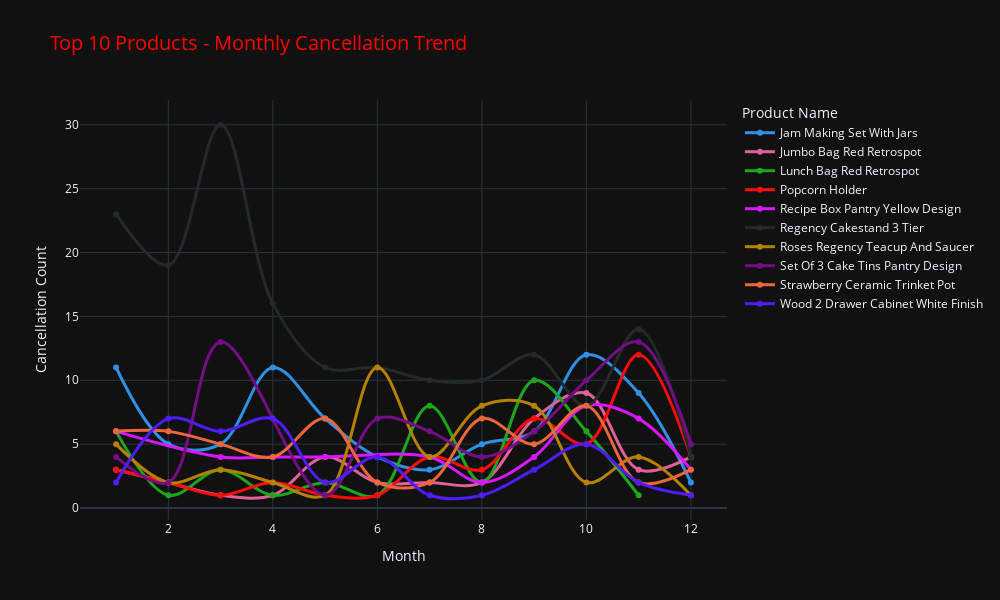

Source (notebook cell):
### Markdown cell above
#### Top 10 Product stock to be stored in warehouse

### Code cell
# Aggregate monthly cancellations by product
cancellation_by_product_monthly = cancellations.groupby(['month', 'ProductName']).size().reset_index(name='CancellationCount')

# Get the top 10 products with the highest total cancellations (alternate to nlargest)
top_10_products = cancellation_by_product_monthly.groupby('ProductName')['CancellationCount'].sum().sort_values(ascending=False).head(10).index

# Filter data for only the top 10 products
top_products_monthly = cancellation_by_product_monthly[cancellation_by_product_monthly['ProductName'].isin(top_10_products)]

# Create a line chart using Plotly to show the trend over months
fig = px.line(
    top_products_monthly,
    x='month',
    y='CancellationCount',
    color='ProductName',
    title="Top 10 Products - Monthly Cancellation Trend",
    labels={'month': 'Month', 'CancellationCount': 'Cancellation Count', 'ProductName': 'Product Name'},
    color_discrete_sequence=px.colors.qualitative.Dark24,  # Dark color theme for better differentiation
    markers=True  # Show markers for each data point
)

# Update layout for better visualization
fig.update_traces(line=dict(width=3, shape='spline'))  # Smooth curve
fig.update_layout(
    xaxis_title="Month",
    yaxis_title="Cancellation Count",
    xaxis_tickangle=0,
    template="plotly_dark",  # Dark theme
    title_font=dict(size=20, color='red'),
    legend_title="Product Name",
    width=1000,
    height=600
)

# Show the plot
fig.show()

### Figure 1 — Plotly figure (JSON) as saved in the notebook; plotly's stock layout.template omitted (floating-point values rounded to 4 significant figures)
{"data": [{"hovertemplate": "Product Name=Jam Making Set With Jars<br>Month=%{x}<br>Cancellation Count=%{y}<extra></extra>", "legendgroup": "Jam Making Set With Jars", "line": {"color": "#2E91E5", "dash": "solid", "shape": "spline", "width": 3}, "marker": {"symbol": "circle"}, "mode": "lines+markers", "name": "Jam Making Set With Jars", "orientation": "v", "showlegend": true, "type": "scatter", "x": [1, 2, 3, 4, 5, 6, 7, 8, 9, 10, 11, 12], "xaxis": "x", "y": [11, 5, 5, 11, 7, 4, 3, 5, 6, 12, 9, 2], "yaxis": "y"}, {"hovertemplate": "Product Name=Jumbo Bag Red Retrospot<br>Month=%{x}<br>Cancellation Count=%{y}<extra></extra>", "legendgroup": "Jumbo Bag Red Retrospot", "line": {"color": "#E15F99", "dash": "solid", "shape": "spline", "width": 3}, "marker": {"symbol": "circle"}, "mode": "lines+markers", "name": "Jumbo Bag Red Retrospot", "orientation": "v", "showlegend": true, "type": "scatter", "x": [1, 2, 3, 4, 5, 6, 7, 8, 9, 10, 11, 12], "xaxis": "x", "y": [3, 2, 1, 1, 4, 2, 2, 2, 7, 9, 3, 4], "yaxis": "y"}, {"hovertemplate": "Product Name=Lunch Bag Red Retrospot<br>Month=%{x}<br>Cancellation Count=%{y}<extra></extra>", "legendgroup": "Lunch Bag Red Retrospot", "line": {"color": "#1CA71C", "dash": "solid", "shape": "spline", "width": 3}, "marker": {"symbol": "circle"}, "mode": "lines+markers", "name": "Lunch Bag Red Retrospot", "orientation": "v", "showlegend": true, "type": "scatter", "x": [1, 2, 3, 4, 5, 6, 7, 8, 9, 10, 11], "xaxis": "x", "y": [6, 1, 3, 1, 2, 1, 8, 2, 10, 6, 1], "yaxis": "y"}, {"hovertemplate": "Product Name=Popcorn Holder<br>Month=%{x}<br>Cancellation Count=%{y}<extra></extra>", "legendgroup": "Popcorn Holder", "line": {"color": "#FB0D0D", "dash": "solid", "shape": "spline", "width": 3}, "marker": {"symbol": "circle"}, "mode": "lines+markers", "name": "Popcorn Holder", "orientation": "v", "showlegend": true, "type": "scatter", "x": [1, 2, 3, 4, 5, 6, 7, 8, 9, 10, 11, 12], "xaxis": "x", "y": [3, 2, 1, 2, 1, 1, 4, 3, 7, 5, 12, 4], "yaxis": "y"}, {"hovertemplate": "Product Name=Recipe Box Pantry Yellow Design<br>Month=%{x}<br>Cancellation Count=%{y}<extra></extra>", "legendgroup": "Recipe Box Pantry Yellow Design", "line": {"color": "#DA16FF", "dash": "solid", "shape": "spline", "width": 3}, "marker": {"symbol": "circle"}, "mode": "lines+markers", "name": "Recipe Box Pantry Yellow Design", "orientation": "v", "showlegend": true, "type": "scatter", "x": [1, 3, 4, 5, 7, 8, 9, 10, 11, 12], "xaxis": "x", "y": [6, 4, 4, 4, 4, 2, 4, 8, 7, 3], "yaxis": "y"}, {"hovertemplate": "Product Name=Regency Cakestand 3 Tier<br>Month=%{x}<br>Cancellation Count=%{y}<extra></extra>", "legendgroup": "Regency Cakestand 3 Tier", "line": {"color": "#222A2A", "dash": "solid", "shape": "spline", "width": 3}, "marker": {"symbol": "circle"}, "mode": "lines+markers", "name": "Regency Cakestand 3 Tier", "orientation": "v", "showlegend": true, "type": "scatter", "x": [1, 2, 3, 4, 5, 6, 7, 8, 9, 10, 11, 12], "xaxis": "x", "y": [23, 19, 30, 16, 11, 11, 10, 10, 12, 8, 14, 4], "yaxis": "y"}, {"hovertemplate": "Product Name=Roses Regency Teacup And Saucer<br>Month=%{x}<br>Cancellation Count=%{y}<extra></extra>", "legendgroup": "Roses Regency Teacup And Saucer", "line": {"color": "#B68100", "dash": "solid", "shape": "spline", "width": 3}, "marker": {"symbol": "circle"}, "mode": "lines+markers", "name": "Roses Regency Teacup And Saucer", "orientation": "v", "showlegend": true, "type": "scatter", "x": [1, 2, 3, 4, 5, 6, 7, 8, 9, 10, 11, 12], "xaxis": "x", "y": [5, 2, 3, 2, 1, 11, 4, 8, 8, 2, 4, 1], "yaxis": "y"}, {"hovertemplate": "Product Name=Set Of 3 Cake Tins Pantry Design<br>Month=%{x}<br>Cancellation Count=%{y}<extra></extra>", "legendgroup": "Set Of 3 Cake Tins Pantry Design", "line": {"color": "#750D86", "dash": "solid", "shape": "spline", "width": 3}, "marker": {"symbol": "circle"}, "mode": "lines+markers", "name": "Set Of 3 Cake Tins Pantry Design", "orientation": "v", "showlegend": true, "type": "scatter", "x": [1, 2, 3, 5, 6, 7, 8, 9, 10, 11, 12], "xaxis": "x", "y": [4, 2, 13, 1, 7, 6, 4, 6, 10, 13, 5], "yaxis": "y"}, {"hovertemplate": "Product Name=Strawberry Ceramic Trinket Pot<br>Month=%{x}<br>Cancellation Count=%{y}<extra></extra>", "legendgroup": "Strawberry Ceramic Trinket Pot", "line": {"color": "#EB663B", "dash": "solid", "shape": "spline", "width": 3}, "marker": {"symbol": "circle"}, "mode": "lines+markers", "name": "Strawberry Ceramic Trinket Pot", "orientation": "v", "showlegend": true, "type": "scatter", "x": [1, 2, 3, 4, 5, 6, 7, 8, 9, 10, 11, 12], "xaxis": "x", "y": [6, 6, 5, 4, 7, 2, 2, 7, 5, 8, 2, 3], "yaxis": "y"}, {"hovertemplate": "Product Name=Wood 2 Drawer Cabinet White Finish<br>Month=%{x}<br>Cancellation Count=%{y}<extra></extra>", "legendgroup": "Wood 2 Drawer Cabinet White Finish", "line": {"color": "#511CFB", "dash": "solid", "shape": "spline", "width": 3}, "marker": {"symbol": "circle"}, "mode": "lines+markers", "name": "Wood 2 Drawer Cabinet White Finish", "orientation": "v", "showlegend": true, "type": "scatter", "x": [1, 2, 3, 4, 5, 6, 7, 8, 9, 10, 11, 12], "xaxis": "x", "y": [2, 7, 6, 7, 2, 4, 1, 1, 3, 5, 2, 1], "yaxis": "y"}], "layout": {"height": 600, "legend": {"title": {"text": "Product Name"}, "tracegroupgap": 0}, "title": {"font": {"color": "red", "size": 20}, "text": "Top 10 Products - Monthly Cancellation Trend"}, "width": 1000, "xaxis": {"anchor": "y", "domain": [0, 1], "tickangle": 0, "title": {"text": "Month"}}, "yaxis": {"anchor": "x", "domain": [0, 1], "title": {"text": "Cancellation Count"}}}}
